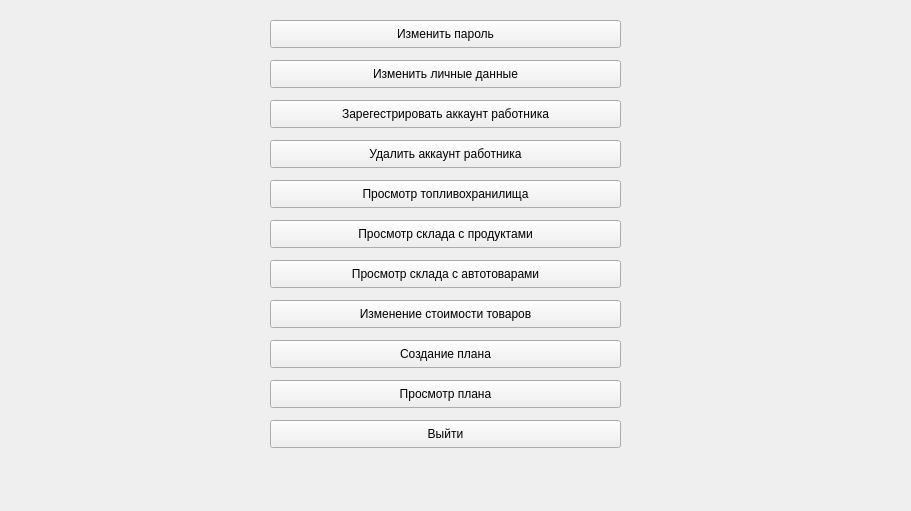
    <widget class="QWidget" name="Manager">
     <property name="minimumSize">
      <size>
       <width>911</width>
       <height>511</height>
      </size>
     </property>
     <widget class="QPushButton" name="man_ProductList">
      <property name="geometry">
       <rect>
        <x>270</x>
        <y>220</y>
        <width>351</width>
        <height>28</height>
       </rect>
      </property>
      <property name="text">
       <string>Просмотр склада c продуктами</string>
      </property>
     </widget>
     <widget class="QPushButton" name="man_FuelList">
      <property name="geometry">
       <rect>
        <x>270</x>
        <y>180</y>
        <width>351</width>
        <height>28</height>
       </rect>
      </property>
      <property name="text">
       <string>Просмотр топливохранилища</string>
      </property>
     </widget>
     <widget class="QPushButton" name="man_ChangePass">
      <property name="geometry">
       <rect>
        <x>270</x>
        <y>20</y>
        <width>351</width>
        <height>28</height>
       </rect>
      </property>
      <property name="text">
       <string>Изменить пароль</string>
      </property>
     </widget>
     <widget class="QPushButton" name="man_DelAcc">
      <property name="geometry">
       <rect>
        <x>270</x>
        <y>140</y>
        <width>351</width>
        <height>28</height>
       </rect>
      </property>
      <property name="text">
       <string>Удалить аккаунт работника</string>
      </property>
     </widget>
     <widget class="QPushButton" name="man_ChangeInfo">
      <property name="geometry">
       <rect>
        <x>270</x>
        <y>60</y>
        <width>351</width>
        <height>28</height>
       </rect>
      </property>
      <property name="text">
       <string>Изменить личные данные</string>
      </property>
     </widget>
     <widget class="QPushButton" name="man_GetPlan">
      <property name="geometry">
       <rect>
        <x>270</x>
        <y>380</y>
        <width>351</width>
        <height>28</height>
       </rect>
      </property>
      <property name="text">
       <string>Просмотр плана</string>
      </property>
     </widget>
     <widget class="QPushButton" name="man_ChangePrice">
      <property name="geometry">
       <rect>
        <x>270</x>
        <y>300</y>
        <width>351</width>
        <height>28</height>
       </rect>
      </property>
      <property name="text">
       <string>Изменение стоимости товаров</string>
      </property>
     </widget>
     <widget class="QPushButton" name="man_Reg">
      <property name="geometry">
       <rect>
        <x>270</x>
        <y>100</y>
        <width>351</width>
        <height>28</height>
       </rect>
      </property>
      <property name="text">
       <string>Зарегестрировать аккаунт работника</string>
      </property>
     </widget>
     <widget class="QPushButton" name="man_Exit">
      <property name="geometry">
       <rect>
        <x>270</x>
        <y>420</y>
        <width>351</width>
        <height>28</height>
       </rect>
      </property>
      <property name="text">
       <string>Выйти</string>
      </property>
     </widget>
     <widget class="QPushButton" name="man_AutoProductList">
      <property name="geometry">
       <rect>
        <x>270</x>
        <y>260</y>
        <width>351</width>
        <height>28</height>
       </rect>
      </property>
      <property name="text">
       <string>Просмотр склада с автотоварами</string>
      </property>
     </widget>
     <widget class="QPushButton" name="man_CreatePlan">
      <property name="geometry">
       <rect>
        <x>270</x>
        <y>340</y>
        <width>351</width>
        <height>28</height>
       </rect>
      </property>
      <property name="text">
       <string>Создание плана</string>
      </property>
     </widget>
     <widget class="QLabel" name="label_150">
      <property name="geometry">
       <rect>
        <x>840</x>
        <y>480</y>
        <width>55</width>
        <height>16</height>
       </rect>
      </property>
      <property name="text">
       <string/>
      </property>
     </widget>
    </widget>
